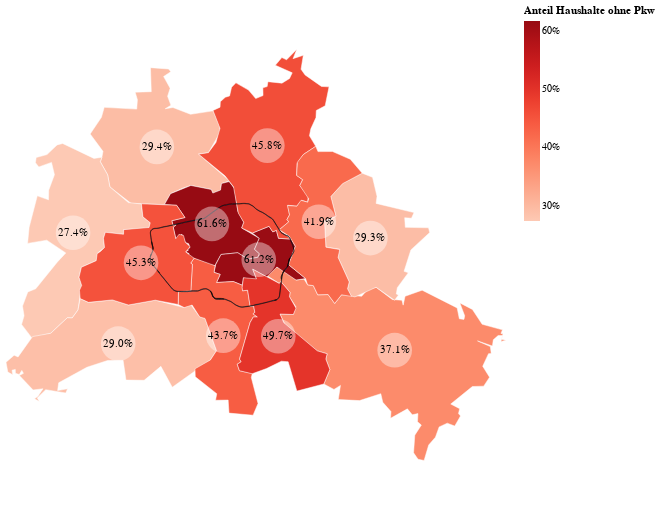

Notebook cell for this chart:
### Code cell
source_fil=source_geo[source_geo.Motorisierungsgruppe=='0 Pkw']
source_fil_cent=source_geo_cent[source_geo_cent.Motorisierungsgruppe=='0 Pkw']


source_fil1=source_fil.copy()
source_fil1.geometry=source_fil1.buffer(0.0000001)

map_ = alt.Chart(source_fil1).mark_geoshape(
    stroke='white',
    strokeWidth=0.5
).encode(
    #opacity=opacity_map,
    color =  alt.Color('Privat- und Dienst-Pkw:Q',
                       
                       legend=alt.Legend(title='Anteil Haushalte ohne Pkw',format='.0%'),#,orient='none',legendY=0,legendX=500),
                       # legend=alt.Legend(title="Anteil",format='.0%',orient='none',legendY=550,legendX=-50),
                       scale=alt.Scale(scheme='reds')
                      ),#  format='.1%'),
   # tooltip=['value:Q']
    tooltip=[
            alt.Tooltip('Bezirk', title='Bezirk'),
            alt.Tooltip('Privat- und Dienst-Pkw:Q', title='Anteil'),
    ]
).add_selection(
#    name_selection, bezirk_selection
).properties(
    height=500,
    width=500
)

hundekopf_diss

hundek=alt.Chart(hundekopf_diss).mark_geoshape(
    stroke='black',
    strokeWidth=0.5
).encode(
)

text1=alt.Chart(source_fil_cent).mark_text(
    color='black',
).encode(
    longitude='x:Q',
    latitude='y:Q',
    text=alt.Text('Privat- und Dienst-Pkw:O', format='.1%')
)
circ1=alt.Chart(source_fil_cent).mark_circle(
    color='white',
    size=1200,
    opacity=0.4
).encode(
    longitude='x:Q',
    latitude='y:Q',
   # text=alt.Text('Gesamt:O', format='.1%')
)


map_+hundek +circ1+ text1

### Figure 1 — Vega-Lite specification as saved in the notebook (floating-point values rounded to 4 significant figures; data arrays with more than 128 entries replaced by an {"elided": "..."} marker saying what was removed)
{"config": {"view": {"continuousWidth": 400, "continuousHeight": 300}}, "layer": [{"data": {"name": "data-80739a66b3703c9d9f0f8afa7a001e48"}, "mark": {"type": "geoshape", "stroke": "white", "strokeWidth": 0.5}, "encoding": {"color": {"type": "quantitative", "field": "Privat- und Dienst-Pkw", "legend": {"format": ".0%", "title": "Anteil Haushalte ohne Pkw"}, "scale": {"scheme": "reds"}}, "tooltip": [{"type": "nominal", "field": "Bezirk", "title": "Bezirk"}, {"type": "quantitative", "field": "Privat- und Dienst-Pkw", "title": "Anteil"}]}, "height": 500, "width": 500}, {"data": {"name": "data-02f05dcbb85a1b97c97fc0ef5acade0d"}, "mark": {"type": "geoshape", "stroke": "black", "strokeWidth": 0.5}, "encoding": {}}, {"data": {"name": "data-ef358aa4c090bdc653540745ba9e4382"}, "mark": {"type": "circle", "color": "white", "opacity": 0.4, "size": 1200}, "encoding": {"latitude": {"field": "y", "type": "quantitative"}, "longitude": {"field": "x", "type": "quantitative"}}}, {"data": {"name": "data-ef358aa4c090bdc653540745ba9e4382"}, "mark": {"type": "text", "color": "black"}, "encoding": {"latitude": {"field": "y", "type": "quantitative"}, "longitude": {"field": "x", "type": "quantitative"}, "text": {"type": "ordinal", "field": "Privat- und Dienst-Pkw", "format": ".1%"}}}], "$schema": "https://vega.github.io/schema/vega-lite/v4.8.1.json", "datasets": {"data-80739a66b3703c9d9f0f8afa7a001e48": [{"Bezirk": "Reinickendorf", "Motorisierungsgruppe": "0 Pkw", "Privat- und Dienst-Pkw": 0.2937, "name": "Reinickendorf", "type": "Feature", "geometry": {"type": "Polygon", "coordinates": {"elided": "1x280x2 float values"}}}, {"Bezirk": "Spandau", "Motorisierungsgruppe": "0 Pkw", "Privat- und Dienst-Pkw": 0.2737, "name": "Spandau", "type": "Feature", "geometry": {"type": "Polygon", "coordinates": {"elided": "1x299x2 float values"}}}, {"Bezirk": "Mitte", "Motorisierungsgruppe": "0 Pkw", "Privat- und Dienst-Pkw": 0.6164, "name": "Mitte", "type": "Feature", "geometry": {"type": "Polygon", "coordinates": {"elided": "1x320x2 float values"}}}, {"Bezirk": "Steglitz-Zehlendorf", "Motorisierungsgruppe": "0 Pkw", "Privat- und Dienst-Pkw": 0.2897, "name": "Steglitz-Zehlendorf", "type": "Feature", "geometry": {"type": "Polygon", "coordinates": {"elided": "1x342x2 float values"}}}, {"Bezirk": "Treptow-Koepenick", "Motorisierungsgruppe": "0 Pkw", "Privat- und Dienst-Pkw": 0.3706, "name": "Treptow-Koepenick", "type": "Feature", "geometry": {"type": "Polygon", "coordinates": {"elided": "1x621x2 float values"}}}, {"Bezirk": "Friedrichshain-Kreuzberg", "Motorisierungsgruppe": "0 Pkw", "Privat- und Dienst-Pkw": 0.6124, "name": "Friedrichshain-Kreuzberg", "type": "Feature", "geometry": {"type": "Polygon", "coordinates": {"elided": "1x254x2 float values"}}}, {"Bezirk": "Tempelhof-Schoeneberg", "Motorisierungsgruppe": "0 Pkw", "Privat- und Dienst-Pkw": 0.4366, "name": "Tempelhof-Schoeneberg", "type": "Feature", "geometry": {"type": "Polygon", "coordinates": {"elided": "1x354x2 float values"}}}, {"Bezirk": "Neukoelln", "Motorisierungsgruppe": "0 Pkw", "Privat- und Dienst-Pkw": 0.4965, "name": "Neukoelln", "type": "Feature", "geometry": {"type": "Polygon", "coordinates": {"elided": "1x288x2 float values"}}}, {"Bezirk": "Marzahn-Hellersdorf", "Motorisierungsgruppe": "0 Pkw", "Privat- und Dienst-Pkw": 0.2927, "name": "Marzahn-Hellersdorf", "type": "Feature", "geometry": {"type": "Polygon", "coordinates": {"elided": "1x245x2 float values"}}}, {"Bezirk": "Pankow", "Motorisierungsgruppe": "0 Pkw", "Privat- und Dienst-Pkw": 0.4575, "name": "Pankow", "type": "Feature", "geometry": {"type": "Polygon", "coordinates": {"elided": "1x504x2 float values"}}}, {"Bezirk": "Charlottenburg-Wilmersdorf", "Motorisierungsgruppe": "0 Pkw", "Privat- und Dienst-Pkw": 0.4525, "name": "Charlottenburg-Wilmersdorf", "type": "Feature", "geometry": {"type": "Polygon", "coordinates": {"elided": "1x318x2 float values"}}}, {"Bezirk": "Lichtenberg", "Motorisierungsgruppe": "0 Pkw", "Privat- und Dienst-Pkw": 0.4186, "name": "Lichtenberg", "type": "Feature", "geometry": {"type": "Polygon", "coordinates": {"elided": "1x311x2 float values"}}}], "data-02f05dcbb85a1b97c97fc0ef5acade0d": [{"@id": "way/4407773", "bridge": "yes", "bridge:structure": "truss", "description": "Ersatzbrücke", "detail": "track", "electrified": "rail", "embankment": "yes", "frequency": "0", "gauge": "1435", "id": "way/4407773", "layer": "1", "level": "1", "maxspeed": "80", "maxspeed:backward": "70", "maxspeed:forward": "70", "operator": "DB Netz AG", "railway": "light_rail", "railway:track_ref": "12", "ref": "6020", "source": "memory", "source:maxspeed": "Geschwindigkeitssignal (Lf7 \"10\") beim Streckenkilometer 0,7", "tunnel": "yes", "usage": "main", "voltage": "750", "workrules": "DE:EBO", "type": "Feature", "geometry": {"type": "Polygon", "coordinates": {"elided": "13 rows, 6372 float values in total"}}}], "data-ef358aa4c090bdc653540745ba9e4382": [{"Bezirk": "Reinickendorf", "Motorisierungsgruppe": "0 Pkw", "Privat- und Dienst-Pkw": 0.2937, "name": "Reinickendorf", "x": 13.29, "y": 52.6, "type": "Feature", "geometry": {"type": "Point", "coordinates": [13.29, 52.6]}}, {"Bezirk": "Spandau", "Motorisierungsgruppe": "0 Pkw", "Privat- und Dienst-Pkw": 0.2737, "name": "Spandau", "x": 13.18, "y": 52.53, "type": "Feature", "geometry": {"type": "Point", "coordinates": [13.18, 52.53]}}, {"Bezirk": "Mitte", "Motorisierungsgruppe": "0 Pkw", "Privat- und Dienst-Pkw": 0.6164, "name": "Mitte", "x": 13.37, "y": 52.53, "type": "Feature", "geometry": {"type": "Point", "coordinates": [13.37, 52.53]}}, {"Bezirk": "Steglitz-Zehlendorf", "Motorisierungsgruppe": "0 Pkw", "Privat- und Dienst-Pkw": 0.2897, "name": "Steglitz-Zehlendorf", "x": 13.24, "y": 52.43, "type": "Feature", "geometry": {"type": "Point", "coordinates": [13.24, 52.43]}}, {"Bezirk": "Treptow-Koepenick", "Motorisierungsgruppe": "0 Pkw", "Privat- und Dienst-Pkw": 0.3706, "name": "Treptow-Koepenick", "x": 13.61, "y": 52.43, "type": "Feature", "geometry": {"type": "Point", "coordinates": [13.61, 52.43]}}, {"Bezirk": "Friedrichshain-Kreuzberg", "Motorisierungsgruppe": "0 Pkw", "Privat- und Dienst-Pkw": 0.6124, "name": "Friedrichshain-Kreuzberg", "x": 13.43, "y": 52.5, "type": "Feature", "geometry": {"type": "Point", "coordinates": [13.43, 52.5]}}, {"Bezirk": "Tempelhof-Schoeneberg", "Motorisierungsgruppe": "0 Pkw", "Privat- und Dienst-Pkw": 0.4366, "name": "Tempelhof-Schoeneberg", "x": 13.38, "y": 52.44, "type": "Feature", "geometry": {"type": "Point", "coordinates": [13.38, 52.44]}}, {"Bezirk": "Neukoelln", "Motorisierungsgruppe": "0 Pkw", "Privat- und Dienst-Pkw": 0.4965, "name": "Neukoelln", "x": 13.45, "y": 52.44, "type": "Feature", "geometry": {"type": "Point", "coordinates": [13.45, 52.44]}}, {"Bezirk": "Marzahn-Hellersdorf", "Motorisierungsgruppe": "0 Pkw", "Privat- und Dienst-Pkw": 0.2927, "name": "Marzahn-Hellersdorf", "x": 13.58, "y": 52.52, "type": "Feature", "geometry": {"type": "Point", "coordinates": [13.58, 52.52]}}, {"Bezirk": "Pankow", "Motorisierungsgruppe": "0 Pkw", "Privat- und Dienst-Pkw": 0.4575, "name": "Pankow", "x": 13.44, "y": 52.6, "type": "Feature", "geometry": {"type": "Point", "coordinates": [13.44, 52.6]}}, {"Bezirk": "Charlottenburg-Wilmersdorf", "Motorisierungsgruppe": "0 Pkw", "Privat- und Dienst-Pkw": 0.4525, "name": "Charlottenburg-Wilmersdorf", "x": 13.27, "y": 52.5, "type": "Feature", "geometry": {"type": "Point", "coordinates": [13.27, 52.5]}}, {"Bezirk": "Lichtenberg", "Motorisierungsgruppe": "0 Pkw", "Privat- und Dienst-Pkw": 0.4186, "name": "Lichtenberg", "x": 13.51, "y": 52.53, "type": "Feature", "geometry": {"type": "Point", "coordinates": [13.51, 52.53]}}]}}
